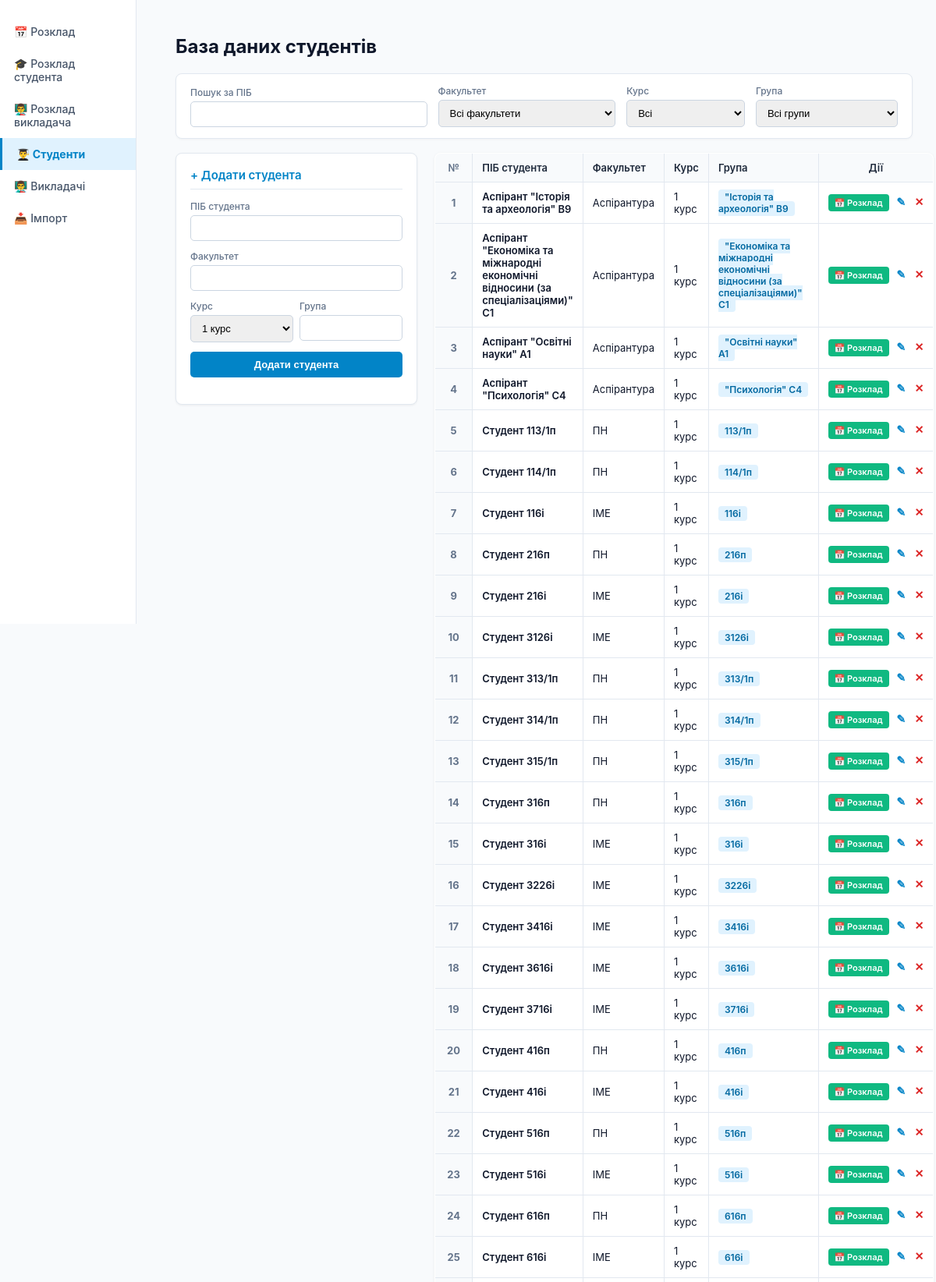
The page /students/ (upper part) on the database its author committed.
### scheduler/models.py (models this page shows, shortened)
class Student(models.Model):
    full_name = models.CharField(max_length=150, verbose_name="ПІБ студента")
    faculty = models.CharField(max_length=150, verbose_name="Факультет")
    course = models.PositiveSmallIntegerField(default=1, verbose_name="Курс")
    group_name = models.CharField(max_length=50, verbose_name="Група")

### scheduler/views.py (the view, shortened to what this page needs)
# urls.py: path('students/', views.students_view, name='students_list'),
def students_view(request):
    edit_id = request.GET.get('edit')
    editing_student = Student.objects.filter(id=edit_id).first() if edit_id else None
    return render(request, "students.html", {
        'students': Student.objects.all().order_by("course", "group_name", "full_name"),
        'editing_student': editing_student,
        'faculties': Student.objects.exclude(faculty="").values_list('faculty', flat=True).distinct().order_by('faculty'),
        'groups': Student.objects.values_list('group_name', flat=True).distinct().order_by('group_name'),
    })

### scheduler/templates/students.html (shortened to what this page needs)
﻿<!DOCTYPE html>
<html lang="uk">
<head>
</head>
<body>
    <div class="sidebar">
        <a href="/" class="sidebar-item">📅 Розклад</a>
        <a href="/time-table/student/" class="sidebar-item">🎓 Розклад студента</a>
        <a href="/time-table/teacher/" class="sidebar-item">👨‍🏫 Розклад викладача</a>
        <a href="/students/" class="sidebar-item active">👨‍🎓 Студенти</a>
        <a href="/teachers/" class="sidebar-item">👨‍🏫 Викладачі</a>
        <a href="/import/" class="sidebar-item">📥 Імпорт</a>
    </div>
    <div class="main-content">
        <h1>База даних студентів</h1>
        <div class="filter-card">
            <div class="filter-form">
                <div>
                    <label class="field-label">Пошук за ПІБ</label>
                    <input type="text" id="filter-search">
                </div>
                <div>
                    <label class="field-label">Факультет</label>
                    <select id="filter-faculty">
                        <option value="">Всі факультети</option>
                    </select>
                </div>
                <div>
                    <label class="field-label">Курс</label>
                    <select id="filter-course">
                        <option value="">Всі</option>
                    </select>
                </div>
                <div>
                    <label class="field-label">Група</label>
                    <select id="filter-group">
                        <option value="">Всі групи</option>
                    </select>
                </div>
            </div>
        </div>
        <div class="layout">
            <div class="box">
                <h3>{% if editing_student %}✎ Редагувати студента{% else %}+ Додати студента{% endif %}</h3>
                <form method="POST">
                    <div class="form-group">
                        <label class="field-label">ПІБ студента</label>
                        <input type="text" name="full_name" value="{{ editing_student.full_name|default:'' }}" required>
                    </div>
                    <div class="form-group">
                        <label class="field-label">Факультет</label>
                        <input type="text" name="faculty" value="{{ editing_student.faculty|default:'' }}" required>
                    </div>
                    <div style="display: grid; grid-template-columns: 1fr 1fr; gap: 8px;">
                        <div class="form-group">
                            <label class="field-label">Курс</label>
                            <select name="course" required>
                                {% for c in "12345"|make_list %}
                                    <option value="{{ c }}" {% if editing_student and editing_student.course|slugify == c %}selected{% endif %}>{{ c }} курс</option>
                                {% endfor %}
                            </select>
                        </div>
                        <div class="form-group">
                            <label class="field-label">Група</label>
                            <input type="text" name="group_name" value="{{ editing_student.group_name|default:'' }}" required>
                        </div>
                    </div>
                    <button type="submit">{% if editing_student %}Зберегти зміни{% else %}Додати студента{% endif %}</button>
                </form>
            </div>
            <div>
                <table>
                    <thead>
                        <tr>
                            <th class="col-num">№</th>
                            <th>ПІБ студента</th>
                            <th>Факультет</th>
                            <th>Курс</th>
                            <th>Група</th>
                            <th class="actions-col">Дії</th>
                        </tr>
                    </thead>
                    <tbody id="students-table-body">
                        {% for s in students %}
                        <tr class="student-row"
                            data-name="{{ s.full_name|lower }}"
                            data-faculty="{{ s.faculty|lower }}"
                            data-course="{{ s.course }}"
                            data-group="{{ s.group_name|lower }}">
                            <td class="col-num row-counter">{{ forloop.counter }}</td>
                            <td>
                                <a href="{% url 'student_schedule' s.id %}" style="color: #0f172a; font-weight: 600; text-decoration: none;">
                                    {{ s.full_name }}
                                </a>
                            </td>
                            <td>{{ s.faculty }}</td>
                            <td>{{ s.course }} курс</td>
                            <td><span class="badge">{{ s.group_name }}</span></td>
                            <td class="actions-col">
                                <a href="{% url 'student_schedule' s.id %}" class="btn-view-schedule" title="Переглянути розклад">📅 Розклад</a>
                                <a href="?edit={{ s.id }}" class="btn-edit" title="Редагувати">✎</a>
                                <form method="POST" style="display:inline; margin:0;" onsubmit="return confirm('Видалити студента {{ s.full_name }}?');">
                                    <button type="submit" class="btn-del" title="Видалити">✕</button>
                                </form>
                            </td>
                        </tr>
                        {% empty %}
                        <tr id="empty-initial-row">
                            <td colspan="6" style="text-align: center; color: #94a3b8; padding: 20px;">Студентів ще не додано. Скористайтеся формою ліворуч.</td>
                        </tr>
                        {% endfor %}
                    </tbody>
                </table>
            </div>
        </div>
    </div>
</body>
</html>

### scheduler/templates/students.html (style rules this page uses)
body { font-family: -apple-system, BlinkMacSystemFont, "Segoe UI", Roboto, sans-serif; margin: 0; background: #f8fafc; color: #0f172a; }
.sidebar { position: fixed; top: 0; left: 0; width: 175px; height: 100vh; border-right: 1px solid #e2e8f0; padding-top: 20px; background: #fff; box-sizing: border-box; }
.sidebar-item { padding: 12px 18px; display: flex; align-items: center; gap: 8px; color: #475569; text-decoration: none; font-size: 14px; font-weight: 500; }
.sidebar-item.active { background: #e0f2fe; color: #0284c7; font-weight: bold; border-left: 3px solid #0284c7; }
.main-content { margin-left: 195px; padding: 25px 30px; }
h1 { margin: 0 0 20px 0; font-size: 24px; font-weight: 700; color: #0f172a; }
.filter-card { background: #fff; border: 1px solid #e2e8f0; border-radius: 8px; padding: 14px 18px; margin-bottom: 18px; box-shadow: 0 1px 3px rgba(0,0,0,0.04); }
.filter-form { display: grid; grid-template-columns: 2fr 1.5fr 1fr 1.2fr; gap: 14px; align-items: end; }
.layout { display: grid; grid-template-columns: 310px 1fr; gap: 22px; align-items: start; }
.box { background: #fff; padding: 18px; border-radius: 8px; box-shadow: 0 1px 3px rgba(0,0,0,0.06); border: 1px solid #e2e8f0; }
.box h3 { margin-top: 0; font-size: 15px; font-weight: 600; color: #0284c7; border-bottom: 1px solid #e2e8f0; padding-bottom: 8px; margin-bottom: 14px; }
.field-label { display: block; font-size: 12px; color: #64748b; margin-bottom: 4px; font-weight: 500; }
.form-group { margin-bottom: 12px; }
input, select, button { width: 100%; padding: 8px 10px; border: 1px solid #cbd5e1; border-radius: 5px; box-sizing: border-box; font-size: 13px; }
button { background: #0284c7; color: #fff; border: none; font-weight: 600; cursor: pointer; padding: 9px; border-radius: 5px; }
table { width: 100%; border-collapse: collapse; background: #fff; border-radius: 8px; overflow: hidden; box-shadow: 0 1px 4px rgba(0,0,0,0.05); border: 1px solid #cbd5e1; }
th, td { border: 1px solid #e2e8f0; padding: 10px 12px; text-align: left; font-size: 13px; }
th { background: #f8fafc; color: #1e293b; font-weight: 600; }
.col-num { width: 45px; text-align: center; font-weight: bold; color: #64748b; background: #f8fafc; }
.badge { background: #e0f2fe; color: #0369a1; padding: 2px 8px; border-radius: 4px; font-weight: 600; font-size: 12px; }
.actions-col { width: 140px; text-align: center; white-space: nowrap; }
.btn-view-schedule { background: #10b981; color: #fff; text-decoration: none; padding: 4px 8px; border-radius: 4px; font-size: 11px; font-weight: 600; margin-right: 6px; display: inline-flex; align-items: center; gap: 3px; }
.btn-edit { color: #0284c7; text-decoration: none; font-weight: bold; margin-right: 8px; font-size: 14px; }
.btn-del { background: none; border: none; color: #dc2626; cursor: pointer; font-weight: bold; font-size: 14px; width: auto; padding: 0; display: inline; }

### rows shown on the page
Student: full_name "Аспірант \"Історія та археологія\" В9", faculty "Аспірантура", course "1", group_name "\"Історія та археологія\" В9"
Student: full_name "Аспірант \"Економіка та міжнародні економічні відносини (за спеціалізаціями)\" С1", faculty "Аспірантура", course "1", group_name "\"Економіка та міжнародні економічні відносини (за спеціалізаціями)\" С1"
Student: full_name "Аспірант \"Освітні науки\" А1", faculty "Аспірантура", course "1", group_name "\"Освітні науки\" А1"
Student: full_name "Аспірант \"Психологія\" С4", faculty "Аспірантура", course "1", group_name "\"Психологія\" С4"
Student: full_name "Студент 113/1п", faculty "ПН", course "1", group_name "113/1п"
Student: full_name "Студент 114/1п", faculty "ПН", course "1", group_name "114/1п"
Student: full_name "Студент 116і", faculty "ІМЕ", course "1", group_name "116і"
Student: full_name "Студент 216п", faculty "ПН", course "1", group_name "216п"
Student: full_name "Студент 216і", faculty "ІМЕ", course "1", group_name "216і"
Student: full_name "Студент 3126і", faculty "ІМЕ", course "1", group_name "3126і"
Student: full_name "Студент 313/1п", faculty "ПН", course "1", group_name "313/1п"
Student: full_name "Студент 314/1п", faculty "ПН", course "1", group_name "314/1п"
Student: full_name "Студент 315/1п", faculty "ПН", course "1", group_name "315/1п"
Student: full_name "Студент 316п", faculty "ПН", course "1", group_name "316п"
Student: full_name "Студент 316і", faculty "ІМЕ", course "1", group_name "316і"
Student: full_name "Студент 3226і", faculty "ІМЕ", course "1", group_name "3226і"
Student: full_name "Студент 3416і", faculty "ІМЕ", course "1", group_name "3416і"
Student: full_name "Студент 3616і", faculty "ІМЕ", course "1", group_name "3616і"
Student: full_name "Студент 3716і", faculty "ІМЕ", course "1", group_name "3716і"
Student: full_name "Студент 416п", faculty "ПН", course "1", group_name "416п"
Student: full_name "Студент 416і", faculty "ІМЕ", course "1", group_name "416і"
Student: full_name "Студент 516п", faculty "ПН", course "1", group_name "516п"
Student: full_name "Студент 516і", faculty "ІМЕ", course "1", group_name "516і"
Student: full_name "Студент 616п", faculty "ПН", course "1", group_name "616п"
Student: full_name "Студент 616і", faculty "ІМЕ", course "1", group_name "616і"

### other values the page prints
form field course "1 курс"
